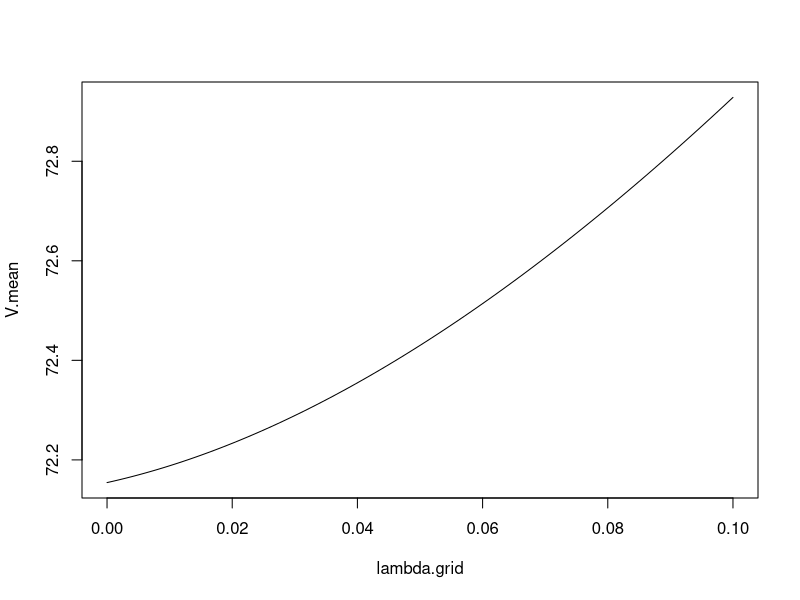
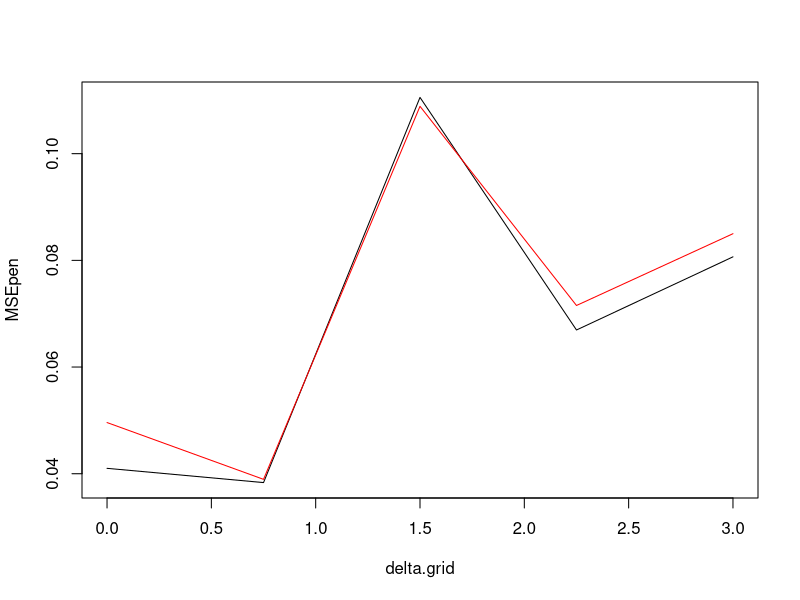

The R source for these figures, in order:
#-----------------------------------------------------------------------------------------------
# 1. Spacing delta: Make them equally spaced
# 2. Penalty function: Bring mu values closer to 0
#-----------------------------------------------------------------------------------------------

# Example of cross-validation
# Two datasets from normal distributions with common variance

# Normal distribution log-likelihood function
norm_llh <- function(data,par) {
  x <- data
  mu <- par
  n <- length(x)
  llh <- -n/2*log(2*pi) - sum((x-mu)^2)
  return(llh)
}

# Penalized distance function --> distance to force mu-values to be close
pen_dist <- function(data,par) {
  X1 <- data$X1
  X2 <- data$X2
  X3 <- data$X3
  n <- length(X1)
  lambda <- data$lambda
  mu1 <- par[1]
  mu2 <- par[2]
  mu3 <- par[3]
  #D <- -norm_llh(X1,mu1) -norm_llh(X2,mu2) -norm_llh(X3,mu3) + lambda*n*((mu1-mu2)^2+(mu1-mu3)^2+(mu2-mu3)^2)
  D <- -norm_llh(X1,mu1) -norm_llh(X2,mu2) -norm_llh(X3,mu3) + lambda*n*((mu1)^2+(mu2)^2+(mu3)^2)
  return(D)
}

# Creates random permutation for test and validation data
perm_score <- function(X1,X2,X3,lambda.grid) {
  n <- length(X1)
  m <- floor(0.75*n)
  X1.perm <- sample(X1)
  X2.perm <- sample(X2)
  X3.perm <- sample(X3)
  X1.test <- X1.perm[1:m]
  X1.valid <- X1.perm[(m+1):n]
  X2.test <- X2.perm[1:m]
  X2.valid <- X2.perm[(m+1):n]
  X3.test <- X3.perm[1:m]
  X3.valid <- X3.perm[(m+1):n]
  n.grid <- length(lambda.grid)
  V <- rep(0,n.grid)
  for (j in 1:n.grid) {
    data.in <- list(X1 = X1.test, X2 = X2.test, X3 = X3.test, lambda = lambda.grid[j])
    D <- optim(c(mean(X1.test),mean(X2.test),mean(X3.test)), fn = pen_dist, data = data.in, method = "BFGS")
    V[j] <- -norm_llh(X1.valid,D$par[1]) -norm_llh(X2.valid,D$par[2]) -norm_llh(X3.valid,D$par[3])
  }
  return(V)
}

#lambda.grid <- seq(0,10,length.out = 100)
#V <- perm_score(X1,X2,lambda.grid)
#plot(lambda.grid,V,type = "l")

# Simulate data, then use above code to generate 
# M random partitions and for each store the distance
# function evaluated on the random partition validation data
X1 <- rnorm(n = 50, mean = 0, sd = 1)
X2 <- rnorm(n = 50, mean = 1, sd = 1)
X3 <- rnorm(n = 50, mean = 2, sd = 1)
mu.mle <- c(mean(X1),mean(X2),mean(X3))
M <- 25
nL <- 100
lambda.grid <- seq(0,0.1,length.out = nL)
V.store = matrix(rep(0,M*nL),nrow = M)
for (m in 1:M) {
  V <- perm_score(X1,X2,X3,lambda.grid)
  V.store[m,] <- V
}
# Now average the "validation" scores and find the minimum
V.mean <- colMeans(V.store)
plot(lambda.grid,V.mean,type = "l")
lambda.out <- lambda.grid[V.mean==min(V.mean)]
# Finally, evaluate estimators using full data at the optimal lambda
data.opt <- list(X1 = X1, X2 = X2, X3 = X3, lambda = lambda.out)
mu.out <- optim(c(mean(X1),mean(X2),mean(X3)),fn = pen_dist, data = data.opt)$par
mu.mle
mu.out

# Adding a simulation study component:
# (1) Simulate a dataset
# (2) Find both MLE and penalized cross-validation est's
# (3) Store the estimators for each simulated dataset
# (4) Repeat this a large # of times so we can calculate
#     MSE (or RMSE) for the two methods

nDelta <- 5
delta.grid <- seq(0,3,length.out = nDelta)
MSEpen <- rep(0,nDelta)
MSEmle <- rep(0,nDelta)
for (j in 1:nDelta) {
  K <- 5 # Number of datasets to simulate
  mle.est <- matrix(rep(0,3*K),nrow = K)
  pen.est <- matrix(rep(0,3*K),nrow = K)
  mu.true <- c(0,delta.grid[j], 2*delta.grid[j])
  for (k in 1:K) {
    X1 <- rnorm(n = 50, mean = mu.true[1], sd = 1)
    X2 <- rnorm(n = 50, mean = mu.true[2], sd = 1)
    X3 <- rnorm(n = 50, mean = mu.true[3], sd = 1)
    mu.mle <- c(mean(X1),mean(X2),mean(X3))
    M <- 50 # Number of partitions
    nL <- 100 # Number of lambda values
    lambda.grid <- seq(0,0.1,length.out = nL)
    V.store = matrix(rep(0,M*nL),nrow = M)
    for (m in 1:M) {
      V <- perm_score(X1,X2,X3,lambda.grid)
      V.store[m,] <- V
    }
    V.mean <- colMeans(V.store)
    lambda.out <- lambda.grid[V.mean==min(V.mean)]
    data.opt <- list(X1 = X1, X2 = X2, X3 = X3, lambda = lambda.out)
    mu.out <- optim(c(mean(X1),mean(X2), mean(X3)),fn = pen_dist, data = data.opt)$par
    mle.est[k,] <- mu.mle
    pen.est[k,] <- mu.out
  }
  mle.bias <- colMeans(mle.est) - mu.true
  pen.bias <- colMeans(pen.est) - mu.true
  mle.var <- apply(mle.est,2,var) # calculates var for each column
  pen.var <- apply(pen.est,2,var) # calculates var for each column
  #mle.bias
  #pen.bias
  #mle.var
  #pen.var
  mle.MSE <- mle.bias^2 + mle.var
  pen.MSE <- pen.bias^2 + pen.var
  #mle.MSE
  #pen.MSE
  MSEmle[j] <- sum(mle.MSE)
  MSEpen[j] <- sum(pen.MSE)
  print(j)
}
plot(delta.grid,MSEpen,type = "l")
lines(delta.grid,MSEmle,col = "red")